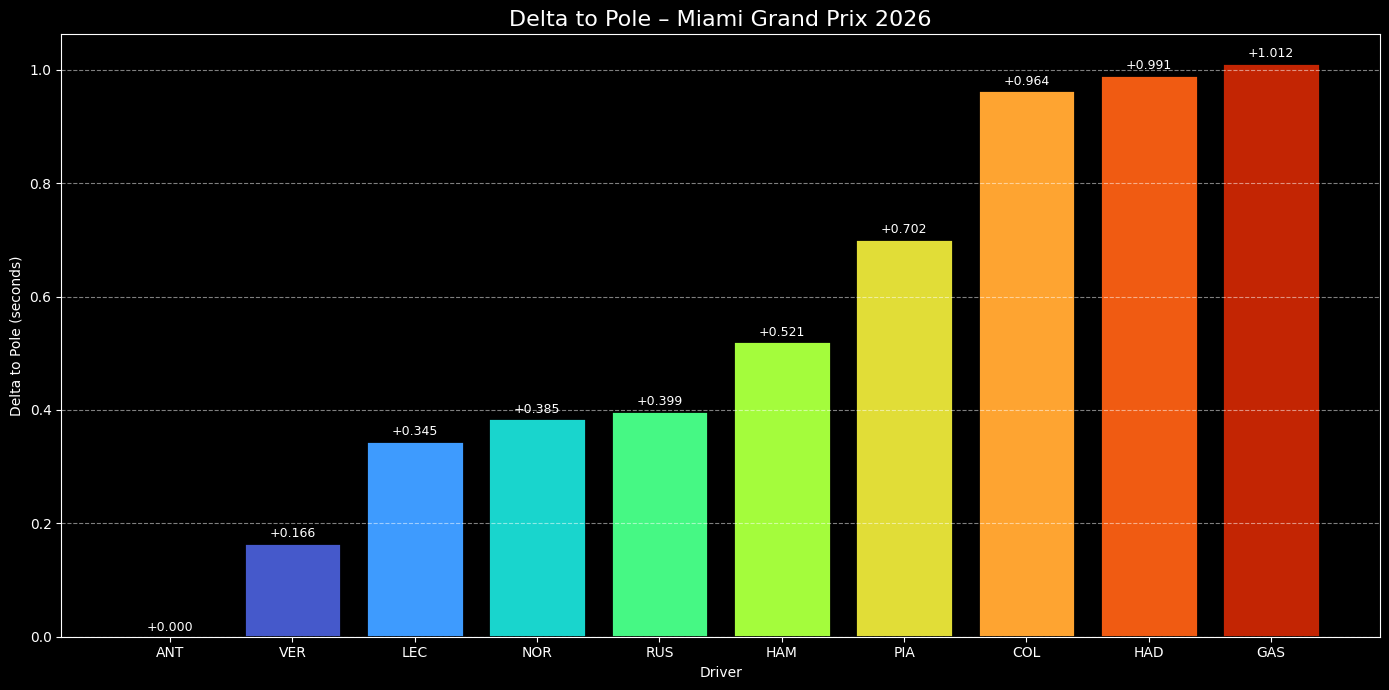

The Python source for this figure:
import os
import shutil
import time
import fastf1
import fastf1.plotting
import matplotlib.pyplot as plt
import pandas as pd
import numpy as np

# ===============================
# CONFIG
# ===============================
YEAR = 2025
RACE_NAME = "Miami Grand Prix"
SESSION_TYPE = "Q"
MAX_RETRY = 3

CACHE_DIR = "/content/fastf1_cache"

# ===============================
# RESET CACHE
# ===============================
def reset_cache():
    shutil.rmtree(CACHE_DIR, ignore_errors=True)
    os.makedirs(CACHE_DIR, exist_ok=True)
    fastf1.Cache.enable_cache(CACHE_DIR)

reset_cache()

fastf1.plotting.setup_mpl(misc_mpl_mods=False)

# ===============================
# FIND EVENT (ROBUST)
# ===============================
def get_event_by_name(year, race_name):
    schedule = fastf1.get_event_schedule(year)

    # exact match
    exact = schedule[schedule["EventName"] == race_name]
    if not exact.empty:
        return exact.iloc[0]

    # fallback: contains
    contains = schedule[schedule["EventName"].str.contains(race_name, case=False, na=False)]
    if not contains.empty:
        print(f"[INFO] Using closest match: {contains.iloc[0]['EventName']}")
        return contains.iloc[0]

    # fallback terakhir
    print("[WARNING] Race name not found → using latest race")
    return schedule.sort_values("RoundNumber").iloc[-1]

# ===============================
# LOAD SESSION WITH RETRY
# ===============================
def load_session_safe(year, race_name, session_type):
    event = get_event_by_name(year, race_name)

    for i in range(MAX_RETRY):
        try:
            print(f"Loading: {event['EventName']} ({session_type})")

            session = fastf1.get_session(year, int(event["RoundNumber"]), session_type)
            session.load()

            print("SUCCESS\n")
            return session

        except Exception as e:
            print(f"Retry {i+1}/{MAX_RETRY} failed: {e}")
            time.sleep(3)

    raise Exception("All retries failed!")

# ===============================
# LOAD
# ===============================
session = load_session_safe(YEAR, RACE_NAME, SESSION_TYPE)

# ===============================
# RESULTS (Q3 ONLY)
# ===============================
results = session.results.copy()
results = results.dropna(subset=["Q3"])
results["Q3"] = pd.to_timedelta(results["Q3"])

# ===============================
# DELTA TO POLE
# ===============================
pole_time = results["Q3"].min()
results["Delta"] = (results["Q3"] - pole_time).dt.total_seconds()
results = results.sort_values("Delta").reset_index(drop=True)

# ===============================
# DRIVER UNIQUE COLORS (AUTO)
# ===============================
n = len(results)

# pilihan colormap: "tab20", "viridis", "plasma", "turbo"
cmap = plt.get_cmap("turbo")

colors = [cmap(i / n) for i in range(n)]

# ===============================
# OPTIONAL: TEAM EDGE COLOR
# ===============================
edge_colors = []
for team in results["TeamName"]:
    try:
        edge_colors.append(fastf1.plotting.get_team_color(team, session))
    except:
        edge_colors.append("black")

# ===============================
# PLOT
# ===============================
plt.figure(figsize=(14, 7))

plt.bar(
    results["Abbreviation"],
    results["Delta"],
    color=colors,
    edgecolor=edge_colors,
    linewidth=2
)

title = f"Delta to Pole – {session.event['EventName']} {session.event.year}"
plt.title(title, fontsize=16)

plt.xlabel("Driver")
plt.ylabel("Delta to Pole (seconds)")
plt.grid(axis="y", linestyle="--", alpha=0.5)

# annotate delta
for i, delta in enumerate(results["Delta"]):
    plt.text(i, delta + 0.01, f"+{delta:.3f}", ha="center", fontsize=9)

plt.tight_layout()
plt.show()
